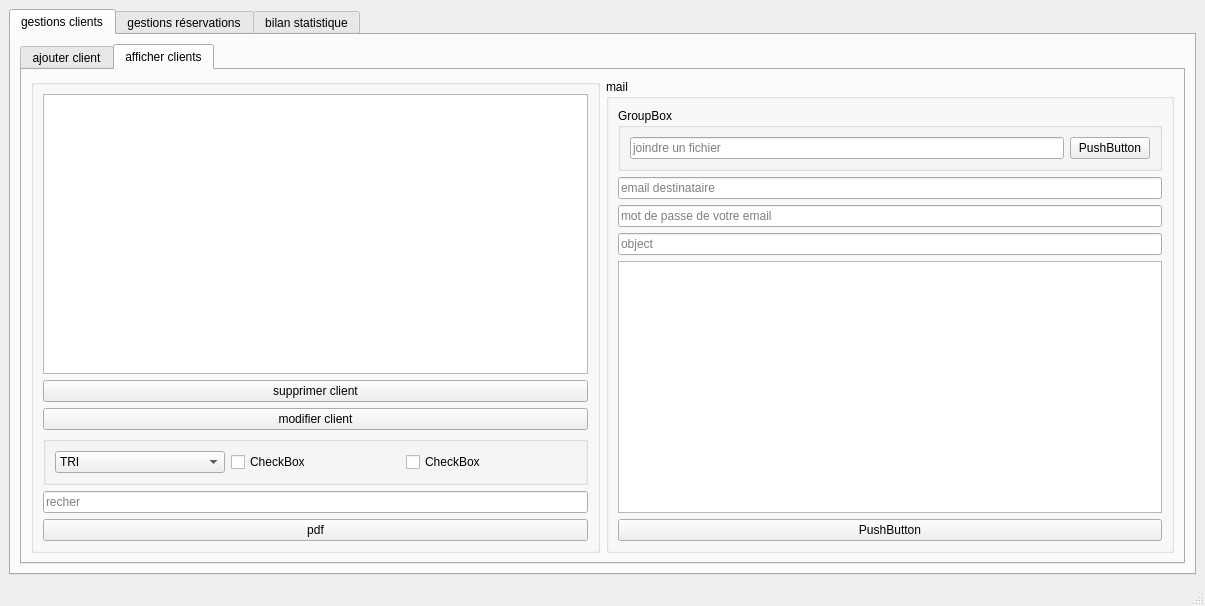
<?xml version="1.0" encoding="UTF-8"?>
<ui version="4.0">
 <class>MainWindow</class>
 <widget class="QMainWindow" name="MainWindow">
  <property name="geometry">
   <rect>
    <x>0</x>
    <y>0</y>
    <width>1205</width>
    <height>606</height>
   </rect>
  </property>
  <property name="windowTitle">
   <string>MainWindow</string>
  </property>
  <widget class="QWidget" name="centralwidget">
   <layout class="QHBoxLayout" name="horizontalLayout">
    <item>
     <layout class="QGridLayout" name="gridLayout">
      <item row="0" column="0">
       <widget class="QTabWidget" name="tabWidget">
        <property name="currentIndex">
         <number>0</number>
        </property>
        <widget class="QWidget" name="tab">
         <attribute name="title">
          <string>gestions clients</string>
         </attribute>
         <layout class="QHBoxLayout" name="horizontalLayout_2">
          <item>
           <layout class="QGridLayout" name="gridLayout_2">
            <item row="1" column="1">
             <widget class="QTabWidget" name="tabWidget_2">
              <property name="currentIndex">
               <number>1</number>
              </property>
              <widget class="QWidget" name="tab_3">
               <attribute name="title">
                <string>ajouter client</string>
               </attribute>
               <layout class="QVBoxLayout" name="verticalLayout_2">
                <item>
                 <layout class="QVBoxLayout" name="verticalLayout">
                  <item>
                   <widget class="QGroupBox" name="groupBox">
                    <property name="title">
                     <string/>
                    </property>
                    <layout class="QVBoxLayout" name="verticalLayout_6">
                     <item>
                      <layout class="QVBoxLayout" name="verticalLayout_5">
                       <item>
                        <widget class="QGroupBox" name="groupBox_2">
                         <property name="title">
                          <string/>
                         </property>
                         <layout class="QHBoxLayout" name="horizontalLayout_18">
                          <item>
                           <widget class="QGroupBox" name="groupBox_3">
                            <property name="title">
                             <string>partenaire 1</string>
                            </property>
                            <layout class="QVBoxLayout" name="verticalLayout_7">
                             <item>
                              <layout class="QFormLayout" name="formLayout">
                               <item row="0" column="0">
                                <widget class="QLabel" name="cINPartenaire1Label">
                                 <property name="text">
                                  <string>CIN partenaire 1</string>
                                 </property>
                                </widget>
                               </item>
                               <item row="0" column="1">
                                <widget class="QLineEdit" name="LineEditp1">
                                 <property name="echoMode">
                                  <enum>QLineEdit::Normal</enum>
                                 </property>
                                 <property name="clearButtonEnabled">
                                  <bool>true</bool>
                                 </property>
                                </widget>
                               </item>
                               <item row="1" column="0">
                                <widget class="QLabel" name="prNomPartenaire1Label">
                                 <property name="text">
                                  <string>nom partenaire 1</string>
                                 </property>
                                </widget>
                               </item>
                               <item row="1" column="1">
                                <widget class="QLineEdit" name="prNomPartenaire1LineEdit"/>
                               </item>
                               <item row="2" column="0">
                                <widget class="QLabel" name="nomPartenaire1Label">
                                 <property name="text">
                                  <string>prénom partenaire 1</string>
                                 </property>
                                </widget>
                               </item>
                               <item row="3" column="0">
                                <widget class="QLabel" name="dateDeNaissancePartenaire1Label">
                                 <property name="text">
                                  <string>date de naissance partenaire 1</string>
                                 </property>
                                </widget>
                               </item>
                               <item row="4" column="0">
                                <widget class="QLabel" name="tLPhonePartenaire1Label">
                                 <property name="text">
                                  <string>téléphone partenaire 1</string>
                                 </property>
                                </widget>
                               </item>
                               <item row="4" column="1">
                                <widget class="QLineEdit" name="tLPhonePartenaire1LineEdit"/>
                               </item>
                               <item row="5" column="0">
                                <widget class="QLabel" name="mailPartenaire1Label">
                                 <property name="text">
                                  <string>mail partenaire 1</string>
                                 </property>
                                </widget>
                               </item>
                               <item row="5" column="1">
                                <widget class="QLineEdit" name="mailPartenaire1LineEdit"/>
                               </item>
                               <item row="2" column="1">
                                <widget class="QLineEdit" name="nomPartenaire1LineEdit"/>
                               </item>
                               <item row="3" column="1">
                                <widget class="QDateEdit" name="dateEdit_2"/>
                               </item>
                              </layout>
                             </item>
                            </layout>
                           </widget>
                          </item>
                         </layout>
                        </widget>
                       </item>
                      </layout>
                     </item>
                     <item>
                      <layout class="QFormLayout" name="formLayout_5">
                       <item row="0" column="0">
                        <widget class="QLabel" name="budgetLabel">
                         <property name="text">
                          <string>budget</string>
                         </property>
                        </widget>
                       </item>
                       <item row="0" column="1">
                        <widget class="QLineEdit" name="budgetLineEdit"/>
                       </item>
                       <item row="1" column="0">
                        <widget class="QLabel" name="prFRenceLabel">
                         <property name="text">
                          <string>préférence</string>
                         </property>
                        </widget>
                       </item>
                       <item row="1" column="1">
                        <widget class="QLineEdit" name="prFRenceLineEdit"/>
                       </item>
                       <item row="2" column="1">
                        <widget class="QPushButton" name="pushButton">
                         <property name="enabled">
                          <bool>true</bool>
                         </property>
                         <property name="text">
                          <string>ajouter</string>
                         </property>
                        </widget>
                       </item>
                      </layout>
                     </item>
                    </layout>
                   </widget>
                  </item>
                 </layout>
                </item>
               </layout>
              </widget>
              <widget class="QWidget" name="tab_4">
               <attribute name="title">
                <string>afficher clients</string>
               </attribute>
               <layout class="QHBoxLayout" name="horizontalLayout_9">
                <item>
                 <widget class="QGroupBox" name="groupBox_6">
                  <property name="title">
                   <string/>
                  </property>
                  <layout class="QVBoxLayout" name="verticalLayout_16">
                   <item>
                    <layout class="QVBoxLayout" name="verticalLayout_3">
                     <item>
                      <widget class="QTableView" name="tableView">
                       <property name="acceptDrops">
                        <bool>false</bool>
                       </property>
                      </widget>
                     </item>
                    </layout>
                   </item>
                   <item>
                    <widget class="QPushButton" name="pushButton_3">
                     <property name="styleSheet">
                      <string notr="true">
font: 8pt &quot;Sitka Small&quot;;</string>
                     </property>
                     <property name="text">
                      <string>supprimer client</string>
                     </property>
                    </widget>
                   </item>
                   <item>
                    <widget class="QPushButton" name="pushButton_4">
                     <property name="text">
                      <string>modifier client</string>
                     </property>
                     <property name="checkable">
                      <bool>true</bool>
                     </property>
                     <property name="checked">
                      <bool>false</bool>
                     </property>
                     <property name="autoRepeat">
                      <bool>false</bool>
                     </property>
                     <property name="autoExclusive">
                      <bool>false</bool>
                     </property>
                    </widget>
                   </item>
                   <item>
                    <widget class="QGroupBox" name="groupBox_5">
                     <property name="title">
                      <string/>
                     </property>
                     <layout class="QHBoxLayout" name="horizontalLayout_7">
                      <item>
                       <widget class="QComboBox" name="comboBox">
                        <item>
                         <property name="text">
                          <string>TRI</string>
                         </property>
                        </item>
                        <item>
                         <property name="text">
                          <string>SELON ID</string>
                         </property>
                        </item>
                        <item>
                         <property name="text">
                          <string>SELON NOM</string>
                         </property>
                        </item>
                        <item>
                         <property name="text">
                          <string>SELON PRENOM</string>
                         </property>
                        </item>
                       </widget>
                      </item>
                      <item>
                       <widget class="QCheckBox" name="checkBox">
                        <property name="text">
                         <string>CheckBox</string>
                        </property>
                       </widget>
                      </item>
                      <item>
                       <widget class="QCheckBox" name="checkBox_2">
                        <property name="text">
                         <string>CheckBox</string>
                        </property>
                       </widget>
                      </item>
                     </layout>
                    </widget>
                   </item>
                   <item>
                    <widget class="QLineEdit" name="lineEdit">
                     <property name="inputMask">
                      <string/>
                     </property>
                     <property name="placeholderText">
                      <string>recher</string>
                     </property>
                    </widget>
                   </item>
                   <item>
                    <widget class="QPushButton" name="pushButton_5">
                     <property name="styleSheet">
                      <string notr="true">background-color::rgb(255, 52, 123);</string>
                     </property>
                     <property name="text">
                      <string>pdf</string>
                     </property>
                    </widget>
                   </item>
                  </layout>
                 </widget>
                </item>
                <item>
                 <widget class="QGroupBox" name="groupBox_7">
                  <property name="title">
                   <string>mail</string>
                  </property>
                  <layout class="QVBoxLayout" name="verticalLayout_18">
                   <item>
                    <widget class="QGroupBox" name="groupBox_8">
                     <property name="title">
                      <string>GroupBox</string>
                     </property>
                     <layout class="QHBoxLayout" name="horizontalLayout_10">
                      <item>
                       <layout class="QHBoxLayout" name="horizontalLayout_3">
                        <item>
                         <widget class="QLineEdit" name="file">
                          <property name="placeholderText">
                           <string>joindre un fichier</string>
                          </property>
                         </widget>
                        </item>
                        <item>
                         <widget class="QPushButton" name="browseBtn">
                          <property name="text">
                           <string>PushButton</string>
                          </property>
                         </widget>
                        </item>
                       </layout>
                      </item>
                     </layout>
                    </widget>
                   </item>
                   <item>
                    <layout class="QVBoxLayout" name="verticalLayout_17">
                     <item>
                      <layout class="QVBoxLayout" name="verticalLayout_19">
                       <item>
                        <widget class="QLineEdit" name="rcpt">
                         <property name="inputMask">
                          <string/>
                         </property>
                         <property name="placeholderText">
                          <string>email destinataire</string>
                         </property>
                        </widget>
                       </item>
                       <item>
                        <widget class="QLineEdit" name="mail_pass">
                         <property name="echoMode">
                          <enum>QLineEdit::Password</enum>
                         </property>
                         <property name="placeholderText">
                          <string>mot de passe de votre email</string>
                         </property>
                         <property name="clearButtonEnabled">
                          <bool>false</bool>
                         </property>
                        </widget>
                       </item>
                       <item>
                        <widget class="QLineEdit" name="subject">
                         <property name="placeholderText">
                          <string>object</string>
                         </property>
                        </widget>
                       </item>
                       <item>
                        <widget class="QTextEdit" name="msg">
                         <property name="documentTitle">
                          <string/>
                         </property>
                        </widget>
                       </item>
                       <item>
                        <widget class="QPushButton" name="sendBtn">
                         <property name="text">
                          <string>PushButton</string>
                         </property>
                        </widget>
                       </item>
                      </layout>
                     </item>
                    </layout>
                   </item>
                  </layout>
                 </widget>
                </item>
                <item>
                 <layout class="QHBoxLayout" name="horizontalLayout_8"/>
                </item>
               </layout>
              </widget>
             </widget>
            </item>
           </layout>
          </item>
         </layout>
        </widget>
        <widget class="QWidget" name="tab_2">
         <attribute name="title">
          <string>gestions réservations</string>
         </attribute>
         <layout class="QVBoxLayout" name="verticalLayout_11">
          <item>
           <widget class="QTabWidget" name="tabWidget_3">
            <property name="currentIndex">
             <number>0</number>
            </property>
            <widget class="QWidget" name="tab_6">
             <attribute name="title">
              <string>ajouter réservation</string>
             </attribute>
             <layout class="QVBoxLayout" name="verticalLayout_13">
              <item>
               <layout class="QVBoxLayout" name="verticalLayout_12">
                <item>
                 <layout class="QFormLayout" name="formLayout_7">
                  <item row="0" column="0">
                   <widget class="QLabel" name="referenceLabel">
                    <property name="text">
                     <string>reference</string>
                    </property>
                   </widget>
                  </item>
                  <item row="0" column="1">
                   <widget class="QLineEdit" name="typeLineEdit"/>
                  </item>
                  <item row="1" column="1">
                   <spacer name="verticalSpacer_3">
                    <property name="orientation">
                     <enum>Qt::Vertical</enum>
                    </property>
                    <property name="sizeHint" stdset="0">
                     <size>
                      <width>20</width>
                      <height>40</height>
                     </size>
                    </property>
                   </spacer>
                  </item>
                  <item row="5" column="1">
                   <spacer name="verticalSpacer">
                    <property name="orientation">
                     <enum>Qt::Vertical</enum>
                    </property>
                    <property name="sizeHint" stdset="0">
                     <size>
                      <width>20</width>
                      <height>40</height>
                     </size>
                    </property>
                   </spacer>
                  </item>
                  <item row="7" column="1">
                   <spacer name="verticalSpacer_2">
                    <property name="orientation">
                     <enum>Qt::Vertical</enum>
                    </property>
                    <property name="sizeHint" stdset="0">
                     <size>
                      <width>20</width>
                      <height>40</height>
                     </size>
                    </property>
                   </spacer>
                  </item>
                  <item row="9" column="0">
                   <widget class="QLabel" name="nombreInvitSLabel">
                    <property name="text">
                     <string>nombre invités</string>
                    </property>
                   </widget>
                  </item>
                  <item row="9" column="1">
                   <widget class="QLineEdit" name="nombreInvitSLineEdit"/>
                  </item>
                  <item row="10" column="1">
                   <spacer name="verticalSpacer_4">
                    <property name="orientation">
                     <enum>Qt::Vertical</enum>
                    </property>
                    <property name="sizeHint" stdset="0">
                     <size>
                      <width>20</width>
                      <height>40</height>
                     </size>
                    </property>
                   </spacer>
                  </item>
                  <item row="12" column="0">
                   <widget class="QLabel" name="localisationLabel">
                    <property name="text">
                     <string>localisation</string>
                    </property>
                   </widget>
                  </item>
                  <item row="12" column="1">
                   <widget class="QLineEdit" name="localisationLineEdit"/>
                  </item>
                  <item row="13" column="1">
                   <spacer name="verticalSpacer_5">
                    <property name="orientation">
                     <enum>Qt::Vertical</enum>
                    </property>
                    <property name="sizeHint" stdset="0">
                     <size>
                      <width>20</width>
                      <height>40</height>
                     </size>
                    </property>
                   </spacer>
                  </item>
                  <item row="14" column="1">
                   <widget class="QPushButton" name="pushButton_7">
                    <property name="maximumSize">
                     <size>
                      <width>500</width>
                      <height>16777215</height>
                     </size>
                    </property>
                    <property name="text">
                     <string>ajouter</string>
                    </property>
                   </widget>
                  </item>
                  <item row="3" column="0">
                   <widget class="QLabel" name="dateLabel">
                    <property name="text">
                     <string>date</string>
                    </property>
                   </widget>
                  </item>
                  <item row="6" column="0">
                   <widget class="QLabel" name="prixLabel">
                    <property name="text">
                     <string>prix</string>
                    </property>
                   </widget>
                  </item>
                  <item row="3" column="1">
                   <widget class="QDateEdit" name="dateEdit"/>
                  </item>
                  <item row="6" column="1">
                   <widget class="QLineEdit" name="prixLineEdit"/>
                  </item>
                 </layout>
                </item>
               </layout>
              </item>
             </layout>
            </widget>
            <widget class="QWidget" name="tab_7">
             <attribute name="title">
              <string>afficher réservations</string>
             </attribute>
             <layout class="QVBoxLayout" name="verticalLayout_15">
              <item>
               <layout class="QVBoxLayout" name="verticalLayout_14">
                <item>
                 <widget class="QTableView" name="tableView_2"/>
                </item>
               </layout>
              </item>
              <item>
               <widget class="QPushButton" name="pushButton_8">
                <property name="text">
                 <string>supprimer réservation</string>
                </property>
               </widget>
              </item>
              <item>
               <widget class="QPushButton" name="pushButton_9">
                <property name="text">
                 <string>modifier réservation</string>
                </property>
                <property name="checkable">
                 <bool>true</bool>
                </property>
               </widget>
              </item>
              <item>
               <widget class="QLineEdit" name="lineEdit_2"/>
              </item>
              <item>
               <widget class="QComboBox" name="comboBox_2">
                <item>
                 <property name="text">
                  <string>tri</string>
                 </property>
                </item>
                <item>
                 <property name="text">
                  <string>ref</string>
                 </property>
                </item>
                <item>
                 <property name="text">
                  <string>localisation</string>
                 </property>
                </item>
                <item>
                 <property name="text">
                  <string>prix</string>
                 </property>
                </item>
               </widget>
              </item>
             </layout>
            </widget>
           </widget>
          </item>
         </layout>
        </widget>
        <widget class="QWidget" name="tab_5">
         <attribute name="title">
          <string>bilan statistique</string>
         </attribute>
         <widget class="QPushButton" name="stat">
          <property name="geometry">
           <rect>
            <x>450</x>
            <y>270</y>
            <width>93</width>
            <height>28</height>
           </rect>
          </property>
          <property name="text">
           <string>stat combo</string>
          </property>
         </widget>
        </widget>
       </widget>
      </item>
     </layout>
    </item>
   </layout>
  </widget>
  <widget class="QMenuBar" name="menubar">
   <property name="geometry">
    <rect>
     <x>0</x>
     <y>0</y>
     <width>1205</width>
     <height>26</height>
    </rect>
   </property>
  </widget>
  <widget class="QStatusBar" name="statusbar"/>
 </widget>
 <resources/>
 <connections/>
</ui>
